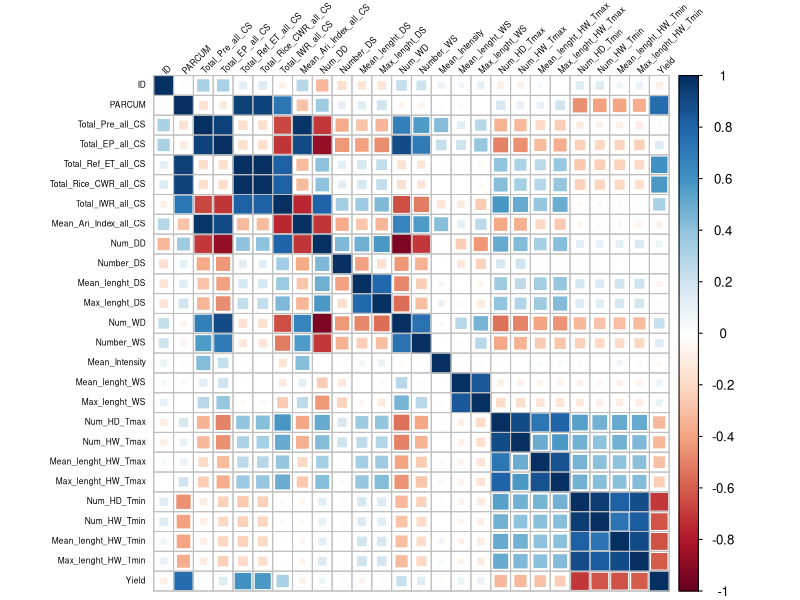
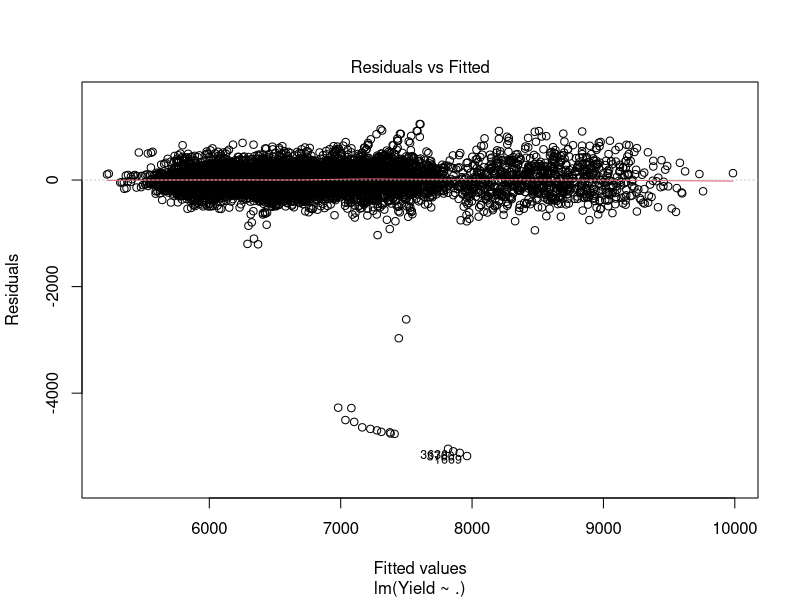
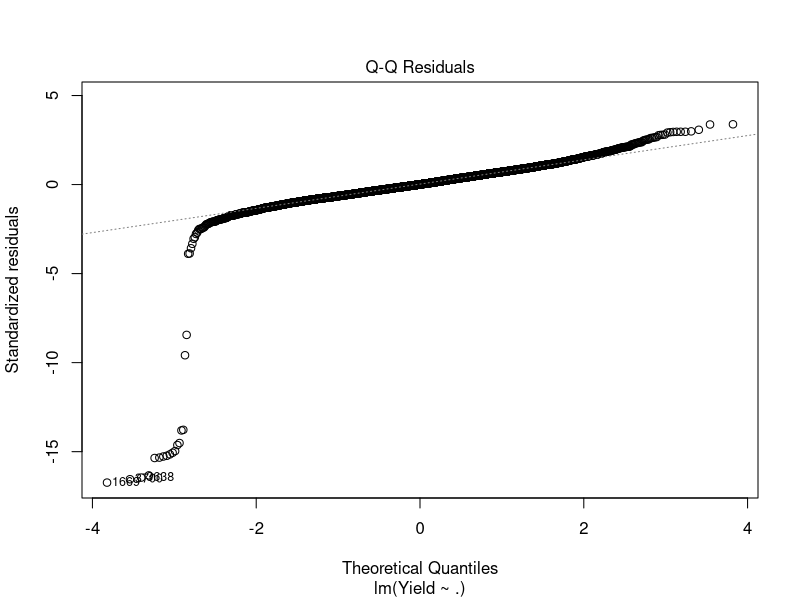
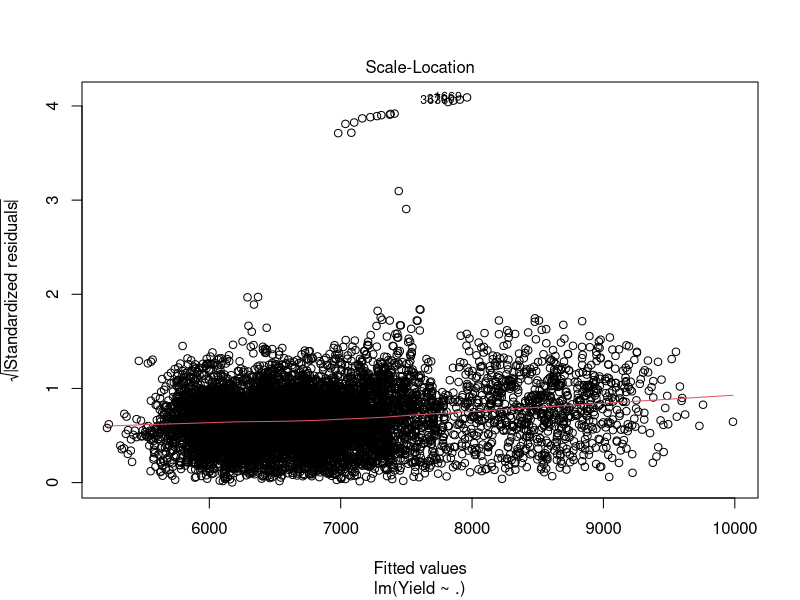
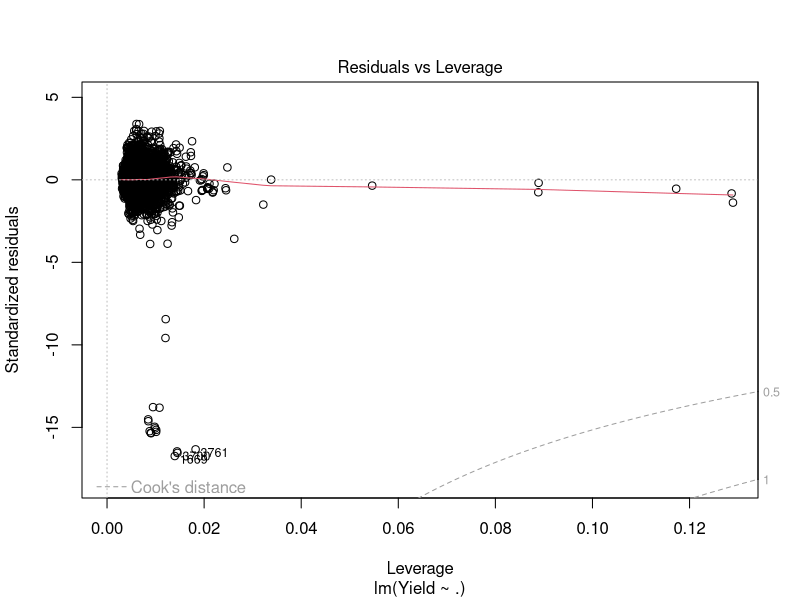
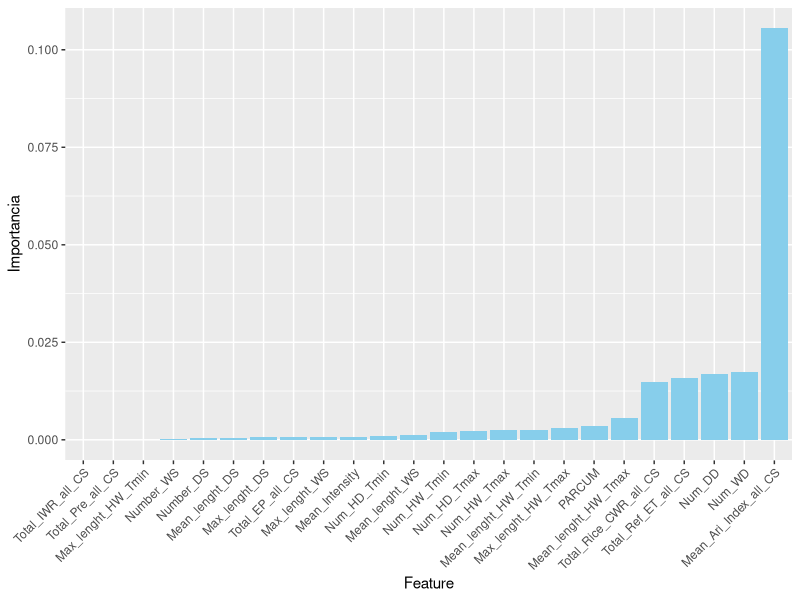

Here is the R script that generated these plots, in order:
setwd("C:/Users/Julian Valencia/OneDrive/Escritorio/Rice model")

# Step 1: Load necessary libraries
library(readxl) # For reading Excel files
library(corrplot) # For correlation plot
library(dplyr)    # For data manipulation
library(caret)  # For data preprocessing and model training
library(openxlsx) # For exporting results to Excel

# Step 2: Load the dataset
data <- read_excel("data_base_RF1.xlsx")
View(data)

# Step 3: Check the structure and summary statistics
str(data)
summary(data)

# Step 4: Data preprocessing (if needed)
sum(is.na(data))
data <- na.omit(data)

# Step 5: Check for correlation between variables
data_numeric <- data[, sapply(data, is.numeric)]  # Select only numeric columns

# Step 6: Check for missing values again
sum(is.na(data_numeric))

# Check for correlation between variables
num_data <- data %>% select_if(is.numeric)
cor_matrix <- cor(num_data)
View(cor_matrix)
corrplot(cor_matrix, method = "square", type = "full", 
         order = "original", tl.col = "black", tl.srt = 45, number.font=2, pch=1, 
         number.cex =0.5, tl.cex=0.5, mar = c(0, 0, 0, 0) )

# Step 5: Split the data into training and testing sets
set.seed(123) # for reproducibility
trainIndex <- createDataPartition(data$Yield, p = 0.8, list = FALSE)
train_data <- data[trainIndex, ]
test_data <- data[-trainIndex, ]

# Step 6: Fit a regression model
model <- lm(Yield ~ ., data = train_data)

# Step 7: Evaluate the model
predictions <- predict(model, newdata = test_data)
performance <- postResample(predictions, test_data$Yield)
mse <- mean((test_data$Yield - predictions)^2)  # Mean Squared Error
rmse <- sqrt(mse)  # Root Mean Squared Error
print(paste("RMSE:", rmse, performance[["RMSE"]]))

# Summary of the model
summary(model)

plot(model)

# Feature importance
coeficientes <- coef(model)[-1]  # Exclude intercept
importance <- abs(coeficientes)
importance[is.na(importance)] <- 0  # Handle NA values
importance <- importance / sum(importance)  # Normalize importance values
importance_df <- data.frame(Feature = names(importance), Importance = importance)
importance_df <- importance_df[order(importance_df$Importance, decreasing = TRUE), ]
importance_df <- importance_df[!importance_df$Feature %in% c("ID", "SeasonB", "site1_Huila_Campoalegre","Site2_Huila_Agrado","Site3_Huila_Campoalegre","Site4_Huila_Villavieja","Site5_Huila_Villavieja",
                                                             "Site6_Huila_Palermo","Site7_Huila_Campoalegre","Site8_Huila_Baraya","Site9_Huila_Neiva","Site10_Huila_Villavieja","Site11_Tolima_Ibague", 
                                                             "Site12_Tolima_Coello","Site13_Tolima_Espinal","Site14_Tolima_Lerida","Site15_Tolima_Melgar","Site16_Tolima_Purificacion","Site17_Tolima_Prado",
                                                             "Site18_Tolima_Guamo","Site19_Tolima_Ambalema","Site20_Tolima_Coyaima","Site21_Tolima_Flandes","Site22_Tolima_Sanluis","Site23_Tolima_Piedras",
                                                             "Site24_Tolima_Lerida","Site25_Tolima_Armero","Site26_Tolima_Honda"), ]
print(importance_df)
ggplot(importance_df, aes(x = reorder(Feature, Importance), y = Importance)) +
  geom_bar(stat = "identity", fill = "skyblue") +
  labs(x = "Feature", y = "Importancia") +
  theme(axis.text.x = element_text(angle = 45, hjust = 1))




# Step 8: Export the results to Excel
model_output <- data.frame(Actual = test_data$Yield, Predicted = predictions)
write.xlsx(model_output, "model_rice_output.xlsx")
